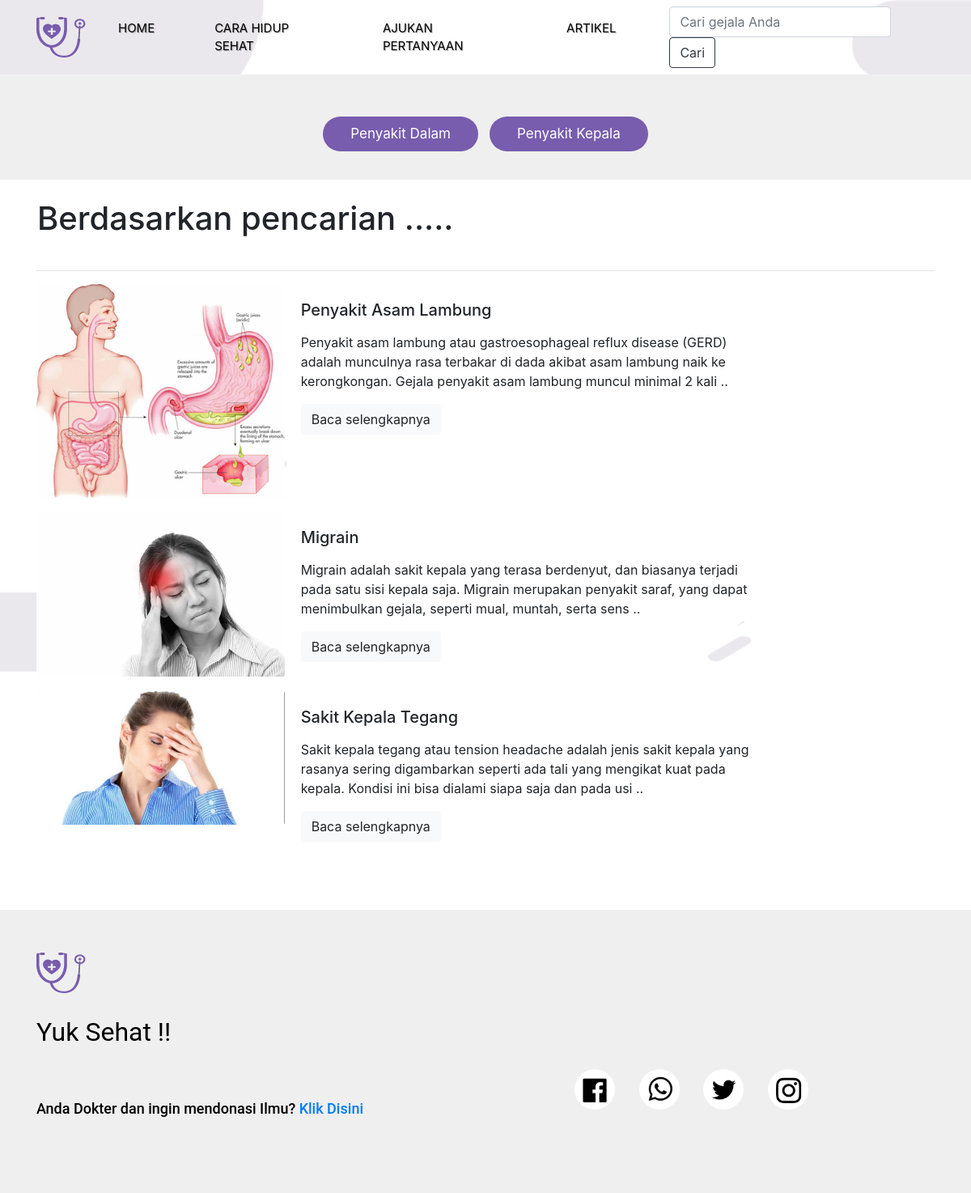
Screenshot of /search.php with the database file from the repository.
### tables this page shows
CREATE TABLE `kategori` (
  `id` int(11) NOT NULL,
  `kategori_nama` varchar(255) NOT NULL,
  `tgl` date NOT NULL
);

CREATE TABLE `penyakit` (
  `id` int(11) NOT NULL,
  `nama` varchar(255) NOT NULL,
  `kategori_id` int(11) NOT NULL,
  `gambar` varchar(255) NOT NULL,
  `deskripsi` varchar(10000) NOT NULL,
  `penyebab` varchar(10000) NOT NULL,
  `gejala` varchar(10000) NOT NULL,
  `obat` varchar(10000) NOT NULL,
  `video` varchar(255) DEFAULT NULL
);

### search.php (the view, shortened to what this page needs)
<!doctype html>
<html lang="en">
  <head>
    <link rel="stylesheet" href="https://cdn.jsdelivr.net/npm/bootstrap@4.5.3/dist/css/bootstrap.min.css">
    <link rel="stylesheet" href="style.css">
  </head>
  <body>
    <?php
      include 'inc/nav.php';
    ?>
      <div class="panelkategori">
          <div class="container">
            <ul class="nav justify-content-center menukategori">
              <?php
                include 'koneksi.php';
                $sql = mysqli_query($koneksi,"select * from kategori");
                while($data = mysqli_fetch_array($sql)){
              ?>
                <li class="nav-item">
                  <a class="nav-link" href="singlecontent.php?id=<?php echo $data['id'] ?>"><?php echo $data['kategori_nama'] ?></a>
                </li>
              <?php
                  }
              ?>
              </ul>
          </div>
      </div>
        <div class="container">
            <div class="row">
                <h1 class="p-3 mt-2">Berdasarkan pencarian .....</h1>
            </div>
            <hr>
            <div class="row">
              <?php
                $value = $_GET['value'];
                $sql = mysqli_query($koneksi, "select * from penyakit where gejala LIKE '%$value%'");
                $cek = mysqli_num_rows($sql);
                if($cek>0){
                while($data = mysqli_fetch_array($sql)){
              ?>
                <div class="col-sm-12 col-lg-10">
                    <div class="cardd mb-3">
                        <div class="row no-gutters">
                          <div class="col-md-4">
                            <img src="img/<?=$data['gambar'] ?>" class="card-img" alt="...">
                          </div>
                          <div class="col-md-8">
                            <div class="card-body">
                              <h5 class="card-title"><?=$data['nama'] ?></h5>
                              <p class="card-text"><?php echo substr($data['deskripsi'],0,200).' ..' ?></p>
                              <a href='penyakit.php?id=<?php echo $data['id']; ?>'><button type="button" class="btn btn-light">Baca selengkapnya</button></a>
                            </div>
                          </div>
                        </div>
                      </div>
                </div>
                <?php
                }
              }else{
                echo 'Tidak Ada Hasil';
              }
              ?>
            </div>
        </div>
      <?php include 'inc/footer.php';
      ?>
  </body>
</html>

### style.css (style rules this page uses)
body { background-image: url(assets/images/background.png); background-size: cover; background-position: center; background-repeat: no-repeat; height: 830px; }
.menukategori { padding: 25px; }
.menukategori a { display: inline-block; color: white; background-color: #785cad; border-radius: 2em; padding: 0.5em 2em; text-decoration: none; margin: 10px; font-size: smaller; margin-top: -20px; }
@media (min-width: 992px) { .menukategori a { display: inline-block; color: white; background-color: #785cad; border-radius: 2em; padding: 0.5em 2em; text-decoration: none; margin: 7px; font-size: 17px; } }
@media (min-width: 992px) { .panelkategori { margin-top: 0; background-color: #efefef; height: 130px; padding: 20px; } }

### rows the page displays
kategori: kategori_nama "Penyakit Dalam"
kategori: kategori_nama "Penyakit Kepala"
penyakit: gambar (picture), nama "Penyakit Asam Lambung", deskripsi "Penyakit asam lambung atau gastroesophageal reflux disease (GERD) adalah munculnya rasa terbakar di dada akibat asam lambung naik ke kerongkongan. Gejala penyakit asam lambung muncul minimal 2 kali"
penyakit: gambar (picture), nama "Migrain", deskripsi "Migrain adalah sakit kepala yang terasa berdenyut, dan biasanya terjadi pada satu sisi kepala saja. Migrain merupakan penyakit saraf, yang dapat menimbulkan gejala, seperti mual, muntah, serta sens"
penyakit: gambar (picture), nama "Sakit Kepala Tegang", deskripsi "Sakit kepala tegang atau tension headache adalah jenis sakit kepala yang rasanya sering digambarkan seperti ada tali yang mengikat kuat pada kepala. Kondisi ini bisa dialami siapa saja dan pada usi"
